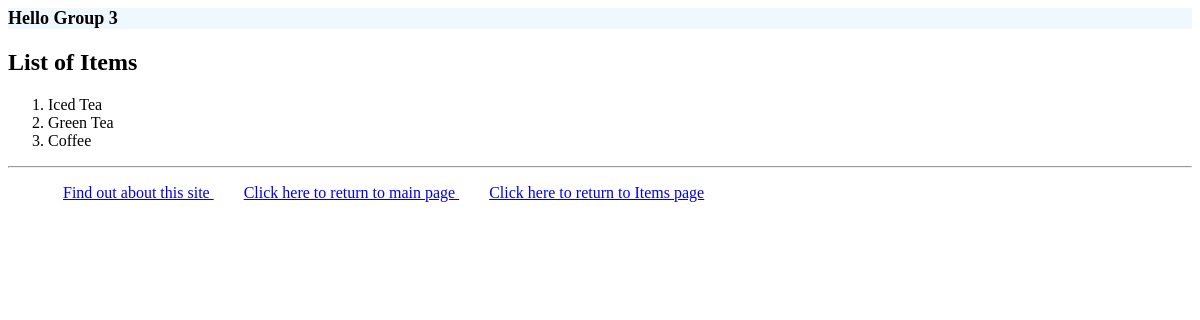
/1/, run on the app's committed database.
### myapp1/models.py (models this page shows, shortened)
class Item(models.Model):
    type = models.ForeignKey(Type, related_name='items', on_delete=models.CASCADE)
    name = models.CharField(max_length=200)
    price = models.DecimalField(max_digits=10, decimal_places=2)
    stock = models.PositiveIntegerField(default=100)
    available = models.BooleanField(default=True)
    description = models.TextField(blank=True)
    interested = models.PositiveIntegerField(default=0)

### myapp1/views.py (the view)
# urls.py: path('<int:type_no>/', views.detail, name='detail'),
def detail(request, type_no):
    type_obj = get_object_or_404(Type, pk=type_no)
    item_list = Item.objects.filter(type=type_obj)
    return render(request, 'myapp1/detail0.html', {'item_list': item_list})

### myapp1/templates/myapp1/detail0.html
{% extends 'myapp1/base.html' %}
{% block body_block %}
{% if item_list %}
<h2> List of Items </h2>
<ol>
    {% for item in item_list %}
<li> {{ item.name}} </li>
{% endfor %}
</ol>
{% else %}
<strong> None of the items is available! </strong>
{% endif %}
{% endblock %}

### data on the page
Item: name "Iced Tea"
Item: name "Green Tea"
Item: name "Coffee"
